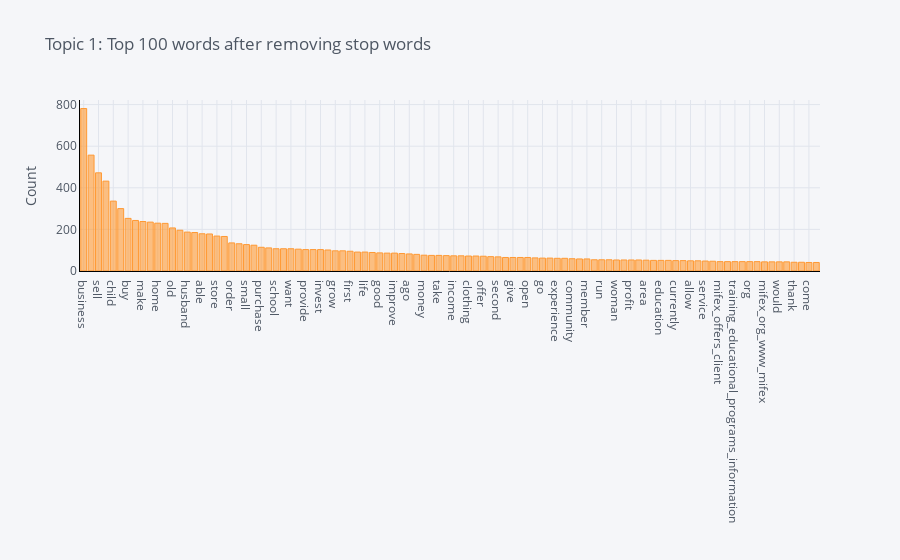

This figure's notebook cell:
### Markdown cell above
### Frequency Distribution of Topic 1

### Code cell
plot_model(lda, plot = 'frequency', topic_num = 'Topic 1')

### Figure 1 — Plotly figure (JSON) as saved in the notebook; plotly's stock layout.template omitted (floating-point values rounded to 4 significant figures)
{"data": [{"marker": {"color": "rgba(255, 153, 51, 0.6)", "line": {"color": "rgba(255, 153, 51, 1.0)", "width": 1}}, "name": "count", "orientation": "v", "text": "", "type": "bar", "x": ["business", "loan", "sell", "year", "child", "work", "buy", "product", "make", "help", "home", "use", "old", "start", "husband", "also", "able", "well", "store", "family", "order", "hope", "small", "live", "purchase", "customer", "school", "client", "want", "need", "provide", "increase", "invest", "sale", "grow", "new", "first", "continue", "life", "item", "good", "merchandise", "improve", "time", "ago", "group", "money", "begin", "take", "day", "income", "house", "clothing", "wife", "offer", "clothe", "second", "food", "give", "people", "open", "son", "go", "expand", "experience", "receive", "community", "capital", "member", "request", "run", "goal", "woman", "mother", "profit", "large", "area", "support", "education", "marry", "currently", "daughter", "allow", "save", "service", "hard", "mifex_offers_client", "microfinance_ecuador_services_please", "training_educational_programs_information", "market", "org", "build", "mifex_org_www_mifex", "investment", "would", "shop", "thank", "study", "come", "quality"], "y": [781, 557, 472, 432, 336, 300, 253, 243, 238, 235, 230, 229, 207, 196, 187, 185, 179, 178, 168, 166, 135, 131, 127, 124, 114, 111, 107, 107, 107, 105, 103, 103, 103, 101, 97, 97, 95, 91, 91, 89, 87, 86, 86, 84, 82, 80, 76, 75, 75, 74, 73, 73, 72, 72, 71, 69, 68, 65, 65, 65, 65, 63, 62, 62, 61, 61, 59, 58, 58, 54, 54, 54, 53, 53, 53, 53, 52, 51, 51, 51, 50, 50, 49, 49, 48, 47, 45, 45, 45, 45, 45, 45, 44, 44, 44, 44, 42, 42, 41, 41]}], "layout": {"legend": {"bgcolor": "#F5F6F9", "font": {"color": "#4D5663"}}, "paper_bgcolor": "#F5F6F9", "plot_bgcolor": "#F5F6F9", "title": {"font": {"color": "#4D5663"}, "text": "Topic 1: Top 100 words after removing stop words"}, "xaxis": {"gridcolor": "#E1E5ED", "linecolor": "black", "showgrid": true, "tickfont": {"color": "#4D5663"}, "title": {"font": {"color": "#4D5663"}, "text": ""}, "zerolinecolor": "#E1E5ED"}, "yaxis": {"gridcolor": "#E1E5ED", "linecolor": "black", "showgrid": true, "tickfont": {"color": "#4D5663"}, "title": {"font": {"color": "#4D5663"}, "text": "Count"}, "zerolinecolor": "#E1E5ED"}}}
